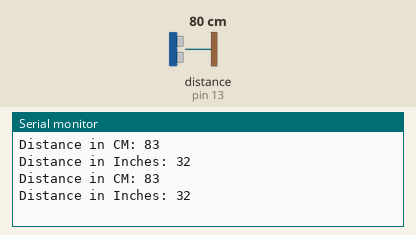
Recording of a sketch running on a simulated Arduino Uno, built with avr-gcc and run on an emulated ATmega328P. On the bench: the last lines printed to the serial monitor. Wiring (from diagram.json): ultrasonic range finder: trigger pin 12; echo pin 13. Inputs (shaded band) come from the test bench; at power-on: distance to the obstacle (sensor on pin 13) 80 cm. The echo pulse lasts 58.3 µs per cm.

Above: at 1.2 s.
1.3 s: distance to the obstacle (sensor on pin 13) set to 2 cm
At 2.6 s:
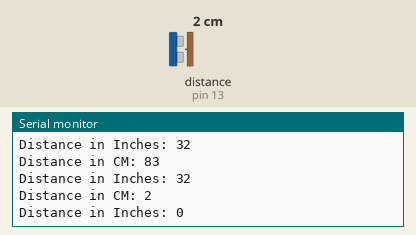
2.8 s: distance to the obstacle (sensor on pin 13) set to 4 cm
At 3.6 s:
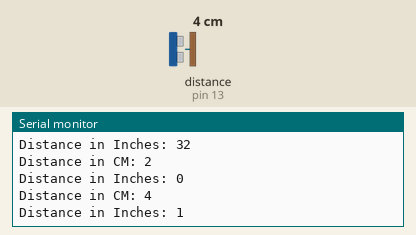
Timing chart, 0 to 5.8 s (numbered marks = the images above; inputs shaded):
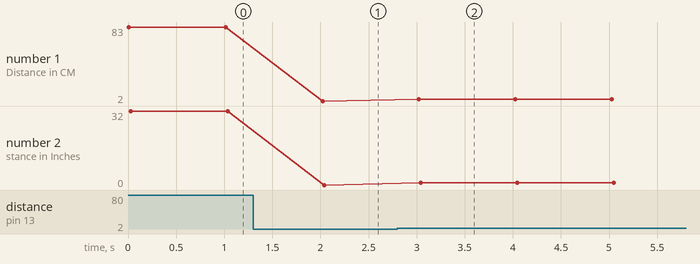

Measured:
- after the input at 1.3 s, the serial monitor: prints a new line after 0.72 s (image 1)
- after the input at 2.8 s, the serial monitor: prints a new line after 0.22 s (image 2)
- plotted number 1: 83 → 2 after the input at 1.3 s, 2 → 4 after the input at 2.8 s
- plotted number 2: 32 → 0 after the input at 1.3 s, 0 → 1 after the input at 2.8 s

The sketch:

hc-sr04-Ultrasonic-Simulation.ino
```cpp
#include "Ultrasonic.h"
Ultrasonic ultrasonic(12, 13);
int distance;
void setup() {
  Serial.begin(9600);
}

void loop() {

  distance = ultrasonic.read(CM);

  Serial.print("Distance in CM: ");
  Serial.println(distance);

  distance = ultrasonic.read(INC);

  Serial.print("Distance in Inches: ");
  Serial.println(distance);

  delay(1000);
}
```

ultrasonic.cpp
```cpp
#if ARDUINO >= 100
  #include <Arduino.h>
#else
  #include <WProgram.h>
#endif

#include "Ultrasonic.h"

Ultrasonic::Ultrasonic(uint8_t trigPin, uint8_t echoPin, unsigned long timeOut) {
  trig = trigPin;
  echo = echoPin;
  threePins = trig == echo ? true : false;
  pinMode(trig, OUTPUT);
  pinMode(echo, INPUT);
  timeout = timeOut;
}

unsigned int Ultrasonic::timing() {
  if (threePins)
    pinMode(trig, OUTPUT);

  digitalWrite(trig, LOW);
  delayMicroseconds(2);
  digitalWrite(trig, HIGH);
  delayMicroseconds(10);
  digitalWrite(trig, LOW);

  if (threePins)
    pinMode(trig, INPUT);

  previousMicros = micros();
  while(!digitalRead(echo) && (micros() - previousMicros) <= timeout);
  previousMicros = micros();
  while(digitalRead(echo)  && (micros() - previousMicros) <= timeout);

  return micros() - previousMicros; // duration
}
unsigned int Ultrasonic::read(uint8_t und) {
  return timing() / und / 2;  //distance by divisor
}
unsigned int Ultrasonic::distanceRead(uint8_t und) {
  return read(und);
}
```

ultrasonic.h
```cpp
#ifndef Ultrasonic_h
#define Ultrasonic_h
#define CM 28
#define INC 71
class Ultrasonic {
  public:
    Ultrasonic(uint8_t sigPin) : Ultrasonic(sigPin, sigPin) {};
    Ultrasonic(uint8_t trigPin, uint8_t echoPin, unsigned long timeOut = 20000UL);
    unsigned int read(uint8_t und = CM);
    unsigned int distanceRead(uint8_t und = CM) __attribute__ ((deprecated ("This method is deprecated, use read() instead.")));
    void setTimeout(unsigned long timeOut) {timeout = timeOut;}
    void setMaxDistance(unsigned long dist) {timeout = dist*CM*2;}
  private:
    uint8_t trig;
    uint8_t echo;
    boolean threePins = false;
    unsigned long previousMicros;
    unsigned long timeout;
    unsigned int timing();
};
#endif
```
